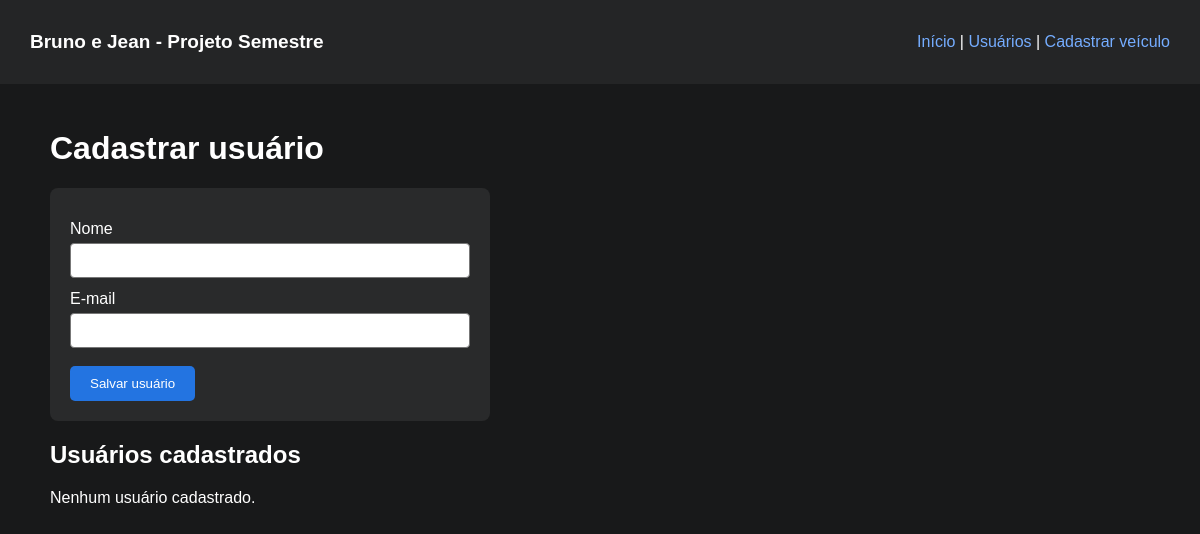
/usuarios.php, run on an earlier commit of the app's database.
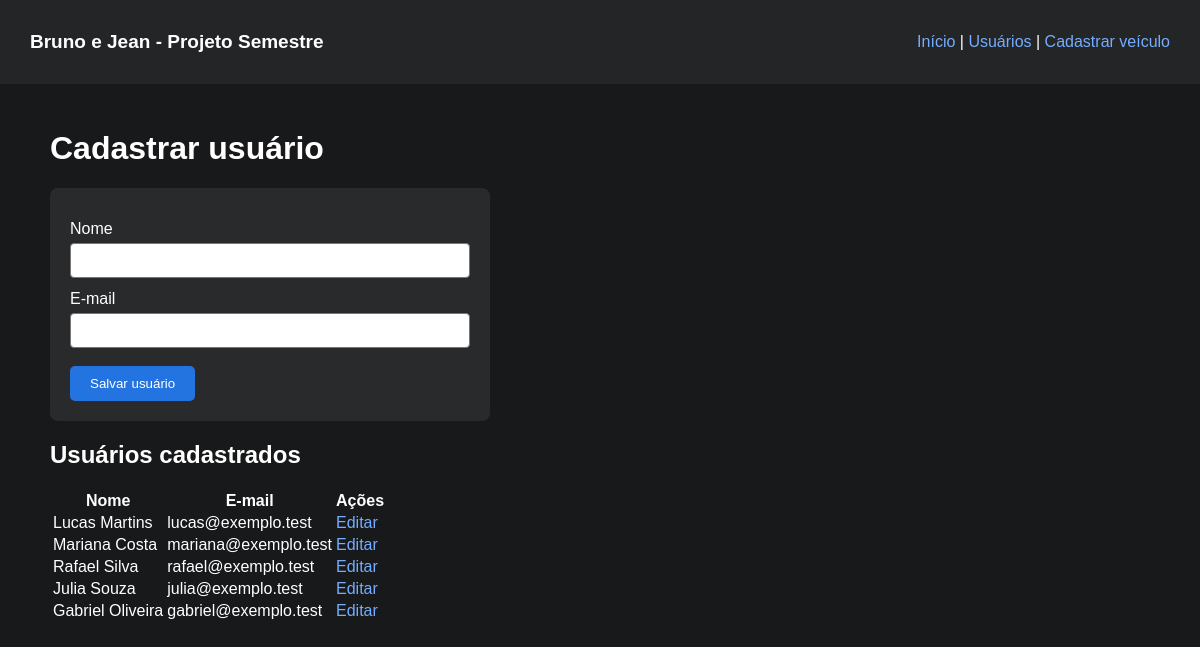
And on a later commit of the database.
### tables this page shows
CREATE TABLE usuarios (
  id_usuario INT AUTO_INCREMENT PRIMARY KEY,
  nome VARCHAR(100) NOT NULL,
  email VARCHAR(120) NOT NULL UNIQUE,
  telefone VARCHAR(20) NOT NULL
);

### UsuarioDAO.php (called while the page is built, shortened)
<?php
class UsuarioDAO {
    private $conexao;
    function __construct($conexao) {
        $this->conexao = $conexao;
    }
    function listar() {
        $sql = "SELECT * FROM usuarios";
        $comando = $this->conexao->prepare($sql);
        $comando->execute();
        return $comando->fetchAll(PDO::FETCH_ASSOC);
    }
}

### usuarios.php (the view, shortened to what this page needs)
<?php
require_once "conexao.php";
require_once "UsuarioDAO.php";
$dao = new UsuarioDAO($conexao);
$id = isset($_GET["id"]) ? (int) $_GET["id"] : 0;
$usuario = $id ? $dao->buscarPorId($id) : false;
$usuarios = $dao->listar();
?>
<!DOCTYPE html>
<html lang="pt-br">
<head><meta charset="UTF-8"><title>Usuários - Bruno e Jean</title><link rel="stylesheet" href="style.css"></head>
<body>
<header><h2>Bruno e Jean - Projeto Semestre</h2><nav><a href="index.php">Início</a> | <a href="usuarios.php">Usuários</a> | <a href="anunciar.php">Cadastrar veículo</a></nav></header>
<main>
<h1><?php echo $usuario ? "Editar usuário" : "Cadastrar usuário"; ?></h1>
<form method="post">
<label>Nome</label>
<input type="text" name="nome" required maxlength="100" value="<?php echo htmlspecialchars($usuario["nome"] ?? ""); ?>">
<label>E-mail</label>
<input type="email" name="email" required maxlength="100" value="<?php echo htmlspecialchars($usuario["email"] ?? ""); ?>">
<button type="submit">Salvar usuário</button>
</form>
<h2>Usuários cadastrados</h2>
<?php if (count($usuarios) == 0) { ?>
<p>Nenhum usuário cadastrado.</p>
<?php } else { ?>
<table>
<tr><th>Nome</th><th>E-mail</th><th>Ações</th></tr>
<?php foreach ($usuarios as $item) { ?>
<tr>
<td><?php echo htmlspecialchars($item["nome"]); ?></td>
<td><?php echo htmlspecialchars($item["email"]); ?></td>
<td><a href="usuarios.php?id=<?php echo $item["id_usuario"]; ?>">Editar</a></td>
</tr>
<?php } ?>
</table>
<?php } ?>
</main>
</body>
</html>

What changed in the data, as far as the page shows it:
added usuarios: nome "Lucas Martins", email "lucas@exemplo.test"
added usuarios: nome "Mariana Costa", email "mariana@exemplo.test"
added usuarios: nome "Rafael Silva", email "rafael@exemplo.test"
added usuarios: nome "Julia Souza", email "julia@exemplo.test"
added usuarios: nome "Gabriel Oliveira", email "gabriel@exemplo.test"
Also different on the page:
text no longer shown: "Nenhum usuário cadastrado."
text now shown: "Nome E-mail Ações"
